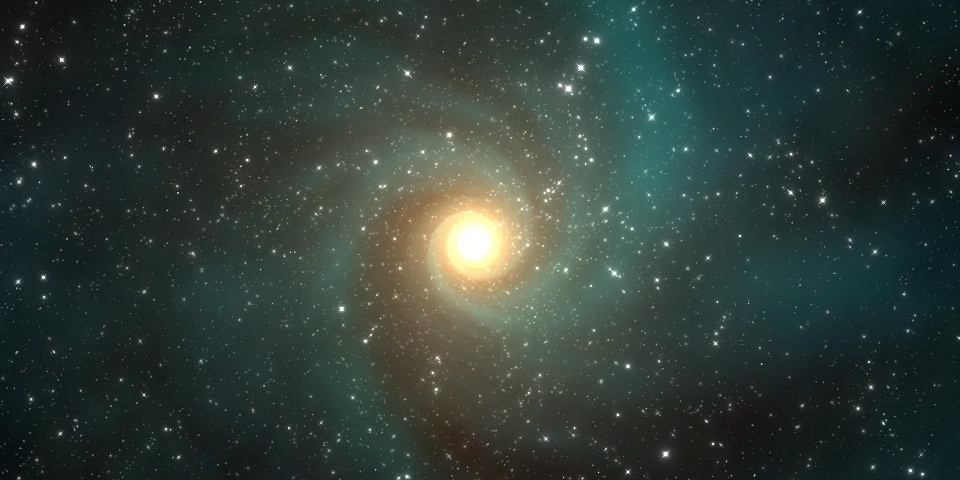

This game map was drawn from its Tiled (.tmx) file and the tilesets committed beside it. A one-line description and the trimmed map source follow:
An orthogonal 30x15 tile map with 32x32 px tiles, 1 tile layer (Tile Layer 1) and 7 objects.

<map version="1.0" orientation="orthogonal" width="30" height="15" tilewidth="32" tileheight="32">
 <tileset firstgid="1" name="outerspacebackground3" tilewidth="32" tileheight="32">
  <image source="outerspacebackground3.jpg" width="1913" height="1033" />
 </tileset>
 <layer name="Tile Layer 1" width="30" height="15">
  <data>[450 cells, 450 non-empty, 450 distinct tile ids]</data>
 </layer>
 <objectgroup name="Black Hole" width="30" height="15">
  <object x="456" y="234" width="32" height="25" />
 </objectgroup>
 <objectgroup name="Ball One" width="30" height="15">
  <object x="188" y="231" width="37" height="34" />
  <object x="124" y="144" width="37" height="34" />
  <object x="125" y="314" width="37" height="34" />
 </objectgroup>
 <objectgroup name="Ball Two" width="30" height="15">
  <object x="673" y="225" width="37" height="34" />
  <object x="775" y="149" width="37" height="34" />
  <object x="769" y="308" width="37" height="34" />
 </objectgroup>
</map>